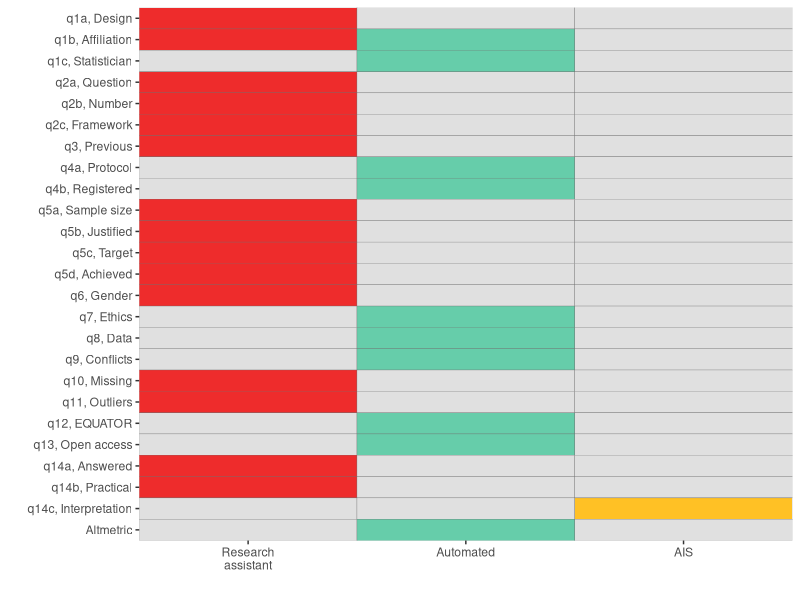
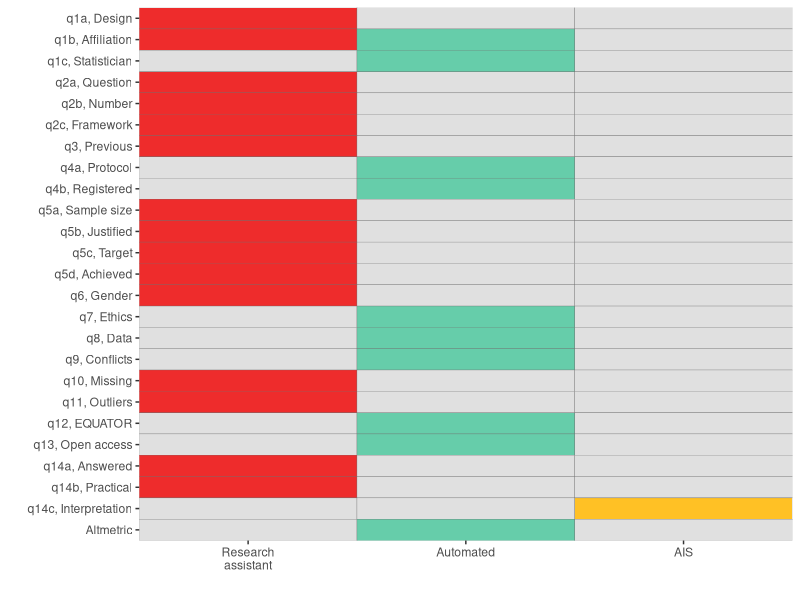

Source code (R) for these figures, in order:
# 99_data_collection_summary.R
# summary of data collection
# March 2025
library(dplyr)
library(ggplot2)
library(readxl)
library(tidyr)

# get the data
data = read_xlsx(path = 'data/99_data_collection.xlsx') %>%
  mutate(x = 1:n(),
         q = paste(Question, ', ', Label, sep=''),
         q = ifelse(Question == 'q99', Label, q)) # alternative label for one
# wide to long
to_plot = select(data, x, q, RA, Automated, AIS) %>% 
  rename('1' = 'RA',
         '2' = 'Automated',
         '3' = 'AIS') %>% # for ordering
  pivot_longer(c(-x, -q))

# labels
n = nrow(data)
xlabels = data$q

# plot
colours = c("firebrick2", "aquamarine3", "goldenrod1")
tplot = ggplot(to_plot, aes(x, name, width = 1)) +
  geom_tile(aes(fill = factor(value)), colour = "grey44")+
  scale_fill_manual(NULL, values=colours,na.value = 'grey88')+
  xlab('')+
  ylab('')+
  scale_x_reverse(breaks = 1:n, labels = xlabels, expand = c(0,0))+ # earliest questions at top
  scale_y_discrete(breaks = c('1','2','3'), 
                   labels = c('Research\nassistant','Automated','AIS'),
                   expand=c(0,0))+
  coord_flip()+
  theme(legend.position = 'none')
tplot

# export
ggsave('figures/99_data_collection_tile.jpg', plot = tplot, width = 4.5, height=6, units = 'in', dpi=500)
